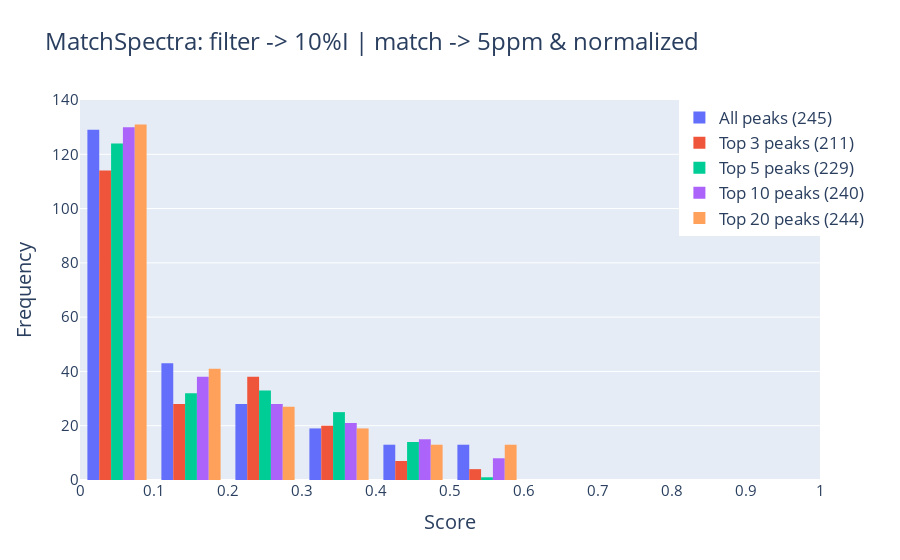

Notebook code cell kept with this figure:
### Code cell
plot_histograms_sidebyside(same_query_ref10, same_query_ref5, same_query_ref6, same_query_ref7, same_query_ref8, 'score',  'Score', 'MatchSpectra: filter -> 10%I | match -> 5ppm & normalized')

### Figure 1 — Plotly figure (JSON) as saved in the notebook; plotly's stock layout.template omitted (floating-point values rounded to 4 significant figures; data arrays with more than 128 entries replaced by an {"elided": "..."} marker saying what was removed)
{"data": [{"name": "All peaks (245)", "nbinsx": 10, "type": "histogram", "x": {"elided": "245 float values"}, "xbins": {"end": 1, "start": 0}}, {"name": "Top 3 peaks (211)", "nbinsx": 10, "type": "histogram", "x": {"elided": "211 float values"}, "xbins": {"end": 1, "start": 0}}, {"name": "Top 5 peaks (229)", "nbinsx": 10, "type": "histogram", "x": {"elided": "229 float values"}, "xbins": {"end": 1, "start": 0}}, {"name": "Top 10 peaks (240)", "nbinsx": 10, "type": "histogram", "x": {"elided": "240 float values"}, "xbins": {"end": 1, "start": 0}}, {"name": "Top 20 peaks (244)", "nbinsx": 10, "type": "histogram", "x": {"elided": "244 float values"}, "xbins": {"end": 1, "start": 0}}], "layout": {"font": {"size": 17}, "legend": {"x": 0.81, "y": 1}, "title": {"text": "MatchSpectra: filter -> 10%I | match -> 5ppm & normalized"}, "xaxis": {"dtick": 0.1, "range": [0, 1], "tickfont": {"size": 15}, "title": {"text": "Score"}}, "yaxis": {"range": [0, 140], "tickfont": {"size": 15}, "title": {"text": "Frequency"}}}}
